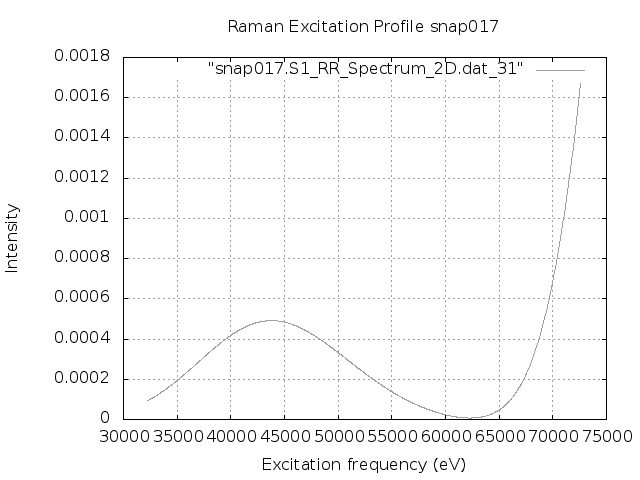

The script that saved this image:
set terminal png
set output "snap017.S1.REP_frozen.png"
set xlabel 'Excitation frequency (eV)'
set ylabel 'Intensity'
set title "Raman Excitation Profile snap017"
set grid
set autoscale
plot "snap017.S1_RR_Spectrum_2D.dat_31" with lines lc "blue"
exit
